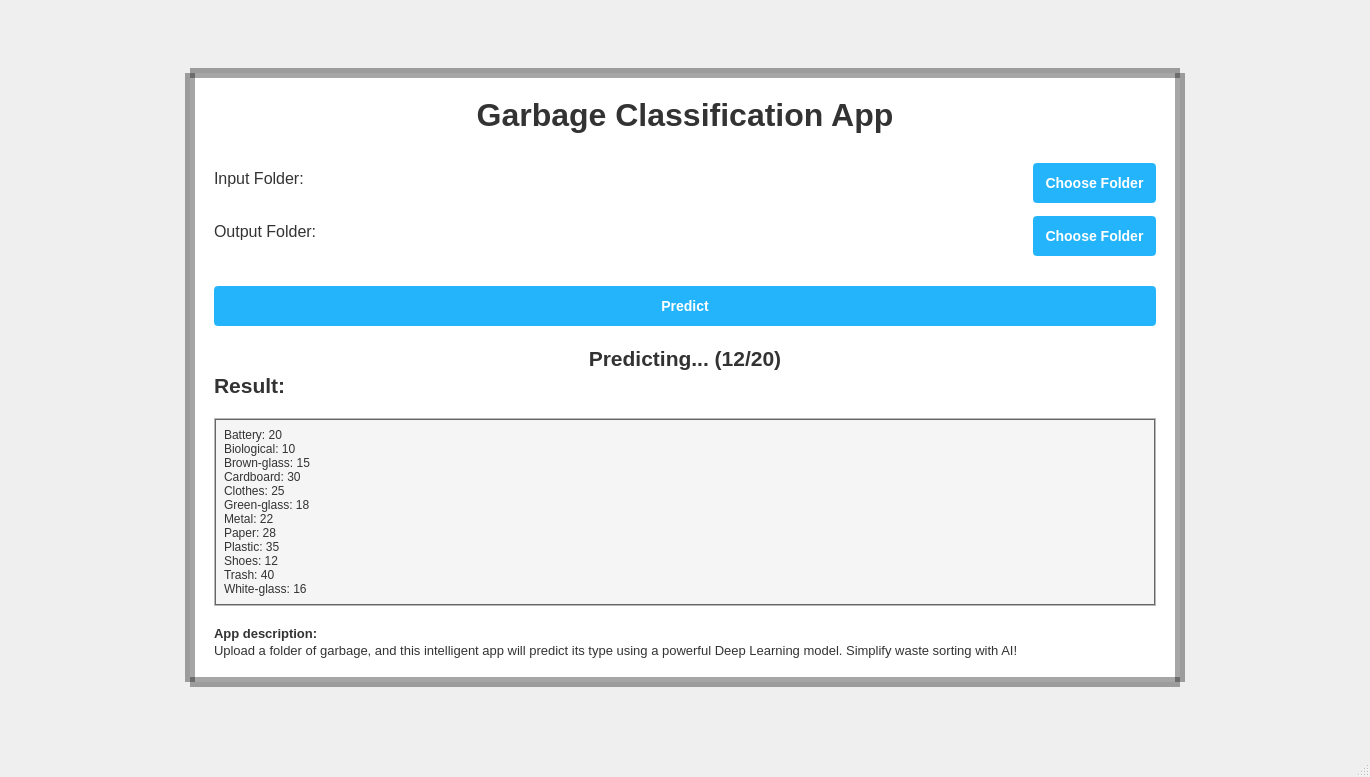
<?xml version="1.0" encoding="UTF-8"?>
<ui version="4.0">
 <class>MainWindow</class>
 <widget class="QMainWindow" name="MainWindow">
  <property name="windowModality">
   <enum>Qt::NonModal</enum>
  </property>
  <property name="geometry">
   <rect>
    <x>0</x>
    <y>0</y>
    <width>1370</width>
    <height>777</height>
   </rect>
  </property>
  <property name="sizePolicy">
   <sizepolicy hsizetype="Expanding" vsizetype="Expanding">
    <horstretch>0</horstretch>
    <verstretch>0</verstretch>
   </sizepolicy>
  </property>
  <property name="minimumSize">
   <size>
    <width>1200</width>
    <height>700</height>
   </size>
  </property>
  <property name="font">
   <font>
    <pointsize>12</pointsize>
    <weight>50</weight>
    <bold>false</bold>
   </font>
  </property>
  <property name="windowTitle">
   <string>MainWindow</string>
  </property>
  <property name="styleSheet">
   <string notr="true">QMainWindow {
	border-image: url(assets/img/background.png);
}

/* Set background for widget */
#widget {
    background-color: #fff;
    border-radius: 5px;
	border: 10px solid rgba(0, 0, 0, 0.35);
}

/* Set text color for QLabel */
QLabel {
    color: #333;
}

#lbl_title, #lbl_result_title, #lbl_app_description, #lbl_predicting {
	font-weight: bold
}

scrollArea {
	border-radius: 10px;
}

QPushButton {
	padding: 10px;
 	border-radius: 4px;
  	border: 2px solid #24b4fb;
 	background-color: #24b4fb;
	color: #fff;
	margin-top: 10px;
    font-weight: bold;
    font-size: 14px;
}

QPushButton:hover {
   	background-color: #0071e2;
}

#lbl_image {
	margin-top: 10px;
	border: 2px dashed #333;
	margin-bottom: 8px;
}

#input_path {
	padding: 4px;
	height: 24px;
	outline: none;
	border: 1px solid #333;
	border-radius: 4px;
	background-color: #fff;
}

#lbl_input_path, #lbl_output_path {
	font-size: 16px;
}

#btn_img {
	margin: 0px!important;
}

#scrollAreaWidgetContents  {
	background-color: #f5f5f5;
	border: 1px solid #666;
}
</string>
  </property>
  <widget class="QWidget" name="centralwidget">
   <layout class="QGridLayout" name="gridLayout">
    <item row="1" column="2">
     <spacer name="horizontalSpacer_2">
      <property name="orientation">
       <enum>Qt::Horizontal</enum>
      </property>
      <property name="sizeHint" stdset="0">
       <size>
        <width>40</width>
        <height>20</height>
       </size>
      </property>
     </spacer>
    </item>
    <item row="1" column="0">
     <spacer name="horizontalSpacer_3">
      <property name="orientation">
       <enum>Qt::Horizontal</enum>
      </property>
      <property name="sizeHint" stdset="0">
       <size>
        <width>40</width>
        <height>20</height>
       </size>
      </property>
     </spacer>
    </item>
    <item row="2" column="1">
     <spacer name="verticalSpacer_2">
      <property name="orientation">
       <enum>Qt::Vertical</enum>
      </property>
      <property name="sizeHint" stdset="0">
       <size>
        <width>20</width>
        <height>40</height>
       </size>
      </property>
     </spacer>
    </item>
    <item row="0" column="1">
     <spacer name="verticalSpacer">
      <property name="orientation">
       <enum>Qt::Vertical</enum>
      </property>
      <property name="sizeHint" stdset="0">
       <size>
        <width>20</width>
        <height>40</height>
       </size>
      </property>
     </spacer>
    </item>
    <item row="1" column="1">
     <widget class="QWidget" name="widget" native="true">
      <property name="enabled">
       <bool>true</bool>
      </property>
      <property name="minimumSize">
       <size>
        <width>1000</width>
        <height>600</height>
       </size>
      </property>
      <layout class="QHBoxLayout" name="horizontalLayout">
       <item>
        <spacer name="horizontalSpacer">
         <property name="orientation">
          <enum>Qt::Horizontal</enum>
         </property>
         <property name="sizeType">
          <enum>QSizePolicy::Fixed</enum>
         </property>
         <property name="sizeHint" stdset="0">
          <size>
           <width>20</width>
           <height>20</height>
          </size>
         </property>
        </spacer>
       </item>
       <item>
        <layout class="QVBoxLayout" name="verticalLayout_3">
         <property name="spacing">
          <number>20</number>
         </property>
         <item>
          <spacer name="verticalSpacer_3">
           <property name="orientation">
            <enum>Qt::Vertical</enum>
           </property>
           <property name="sizeType">
            <enum>QSizePolicy::Fixed</enum>
           </property>
           <property name="sizeHint" stdset="0">
            <size>
             <width>20</width>
             <height>20</height>
            </size>
           </property>
          </spacer>
         </item>
         <item>
          <widget class="QLabel" name="lbl_title">
           <property name="enabled">
            <bool>true</bool>
           </property>
           <property name="font">
            <font>
             <family>Segoe UI</family>
             <pointsize>24</pointsize>
             <weight>75</weight>
             <bold>true</bold>
            </font>
           </property>
           <property name="frameShadow">
            <enum>QFrame::Plain</enum>
           </property>
           <property name="text">
            <string>Garbage Classification App</string>
           </property>
           <property name="textFormat">
            <enum>Qt::PlainText</enum>
           </property>
           <property name="alignment">
            <set>Qt::AlignCenter</set>
           </property>
          </widget>
         </item>
         <item>
          <layout class="QVBoxLayout" name="verticalLayout">
           <property name="spacing">
            <number>3</number>
           </property>
           <item>
            <layout class="QHBoxLayout" name="horizontalLayout_3">
             <item>
              <widget class="QLabel" name="lbl_input_path">
               <property name="font">
                <font>
                 <pointsize>-1</pointsize>
                </font>
               </property>
               <property name="text">
                <string>Input Folder:</string>
               </property>
              </widget>
             </item>
             <item>
              <spacer name="horizontalSpacer_6">
               <property name="orientation">
                <enum>Qt::Horizontal</enum>
               </property>
               <property name="sizeHint" stdset="0">
                <size>
                 <width>40</width>
                 <height>20</height>
                </size>
               </property>
              </spacer>
             </item>
             <item>
              <widget class="QPushButton" name="btn_input_folder">
               <property name="text">
                <string>Choose Folder</string>
               </property>
              </widget>
             </item>
            </layout>
           </item>
           <item>
            <layout class="QHBoxLayout" name="horizontalLayout_2">
             <item>
              <widget class="QLabel" name="lbl_output_path">
               <property name="text">
                <string>Output Folder:</string>
               </property>
              </widget>
             </item>
             <item>
              <spacer name="horizontalSpacer_5">
               <property name="orientation">
                <enum>Qt::Horizontal</enum>
               </property>
               <property name="sizeHint" stdset="0">
                <size>
                 <width>40</width>
                 <height>20</height>
                </size>
               </property>
              </spacer>
             </item>
             <item>
              <widget class="QPushButton" name="btn_output_folder">
               <property name="text">
                <string>Choose Folder</string>
               </property>
              </widget>
             </item>
            </layout>
           </item>
          </layout>
         </item>
         <item>
          <widget class="QPushButton" name="btn_predict">
           <property name="font">
            <font>
             <pointsize>-1</pointsize>
             <weight>75</weight>
             <bold>true</bold>
            </font>
           </property>
           <property name="text">
            <string>Predict</string>
           </property>
          </widget>
         </item>
         <item>
          <layout class="QVBoxLayout" name="verticalLayout_2">
           <property name="spacing">
            <number>2</number>
           </property>
           <item>
            <widget class="QLabel" name="lbl_predicting">
             <property name="enabled">
              <bool>true</bool>
             </property>
             <property name="font">
              <font>
               <pointsize>16</pointsize>
               <weight>75</weight>
               <bold>true</bold>
              </font>
             </property>
             <property name="layoutDirection">
              <enum>Qt::LeftToRight</enum>
             </property>
             <property name="text">
              <string>Predicting... (12/20)</string>
             </property>
             <property name="alignment">
              <set>Qt::AlignCenter</set>
             </property>
            </widget>
           </item>
           <item>
            <widget class="QLabel" name="lbl_result_title">
             <property name="font">
              <font>
               <pointsize>16</pointsize>
               <weight>75</weight>
               <bold>true</bold>
              </font>
             </property>
             <property name="text">
              <string>Result: </string>
             </property>
            </widget>
           </item>
          </layout>
         </item>
         <item>
          <widget class="QScrollArea" name="scrollArea">
           <property name="widgetResizable">
            <bool>true</bool>
           </property>
           <widget class="QWidget" name="scrollAreaWidgetContents">
            <property name="geometry">
             <rect>
              <x>0</x>
              <y>0</y>
              <width>909</width>
              <height>210</height>
             </rect>
            </property>
            <layout class="QGridLayout" name="gridLayout_2">
             <item row="3" column="0">
              <widget class="QLabel" name="lbl_result">
               <property name="text">
                <string>Battery: 20
Biological: 10
Brown-glass: 15
Cardboard: 30
Clothes: 25
Green-glass: 18
Metal: 22
Paper: 28
Plastic: 35
Shoes: 12
Trash: 40
White-glass: 16</string>
               </property>
              </widget>
             </item>
            </layout>
           </widget>
          </widget>
         </item>
         <item>
          <layout class="QVBoxLayout" name="verticalLayout_4">
           <property name="spacing">
            <number>2</number>
           </property>
           <item>
            <widget class="QLabel" name="lbl_app_description">
             <property name="font">
              <font>
               <pointsize>10</pointsize>
               <weight>75</weight>
               <bold>true</bold>
              </font>
             </property>
             <property name="text">
              <string>App description:</string>
             </property>
            </widget>
           </item>
           <item>
            <widget class="QLabel" name="label_2">
             <property name="font">
              <font>
               <pointsize>10</pointsize>
              </font>
             </property>
             <property name="text">
              <string>Upload a folder of garbage, and this intelligent app will predict its type using a powerful Deep Learning model. Simplify waste sorting with AI!</string>
             </property>
            </widget>
           </item>
          </layout>
         </item>
         <item>
          <spacer name="verticalSpacer_4">
           <property name="orientation">
            <enum>Qt::Vertical</enum>
           </property>
           <property name="sizeType">
            <enum>QSizePolicy::Fixed</enum>
           </property>
           <property name="sizeHint" stdset="0">
            <size>
             <width>20</width>
             <height>20</height>
            </size>
           </property>
          </spacer>
         </item>
        </layout>
       </item>
       <item>
        <spacer name="horizontalSpacer_4">
         <property name="orientation">
          <enum>Qt::Horizontal</enum>
         </property>
         <property name="sizeType">
          <enum>QSizePolicy::Fixed</enum>
         </property>
         <property name="sizeHint" stdset="0">
          <size>
           <width>20</width>
           <height>20</height>
          </size>
         </property>
        </spacer>
       </item>
      </layout>
     </widget>
    </item>
   </layout>
  </widget>
  <widget class="QStatusBar" name="statusbar"/>
 </widget>
 <resources/>
 <connections/>
</ui>
